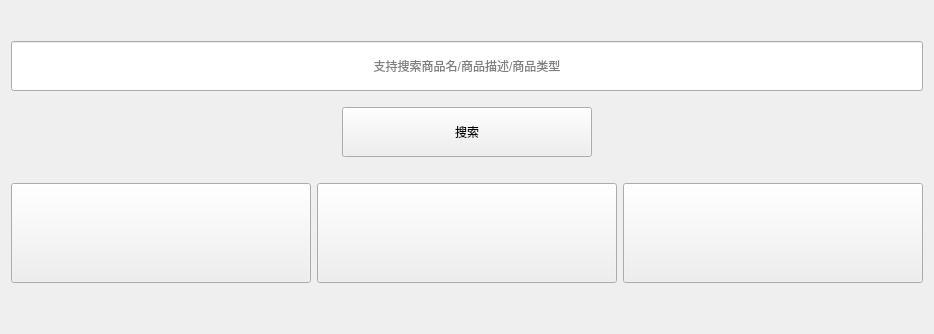
      <widget class="QWidget" name="pageHome">
       <layout class="QVBoxLayout" name="verticalLayout">
        <item>
         <widget class="QLabel" name="labelBanner">
          <property name="text">
           <string/>
          </property>
          <property name="pixmap">
           <pixmap resource="res/res.qrc">:/pics/banner-foods.png</pixmap>
          </property>
          <property name="alignment">
           <set>Qt::AlignCenter</set>
          </property>
         </widget>
        </item>
        <item>
         <layout class="QHBoxLayout" name="horizontalLayout">
          <property name="spacing">
           <number>1</number>
          </property>
          <property name="topMargin">
           <number>10</number>
          </property>
          <property name="bottomMargin">
           <number>10</number>
          </property>
          <item>
           <widget class="QLineEdit" name="lineEditHomeSearch">
            <property name="sizePolicy">
             <sizepolicy hsizetype="Expanding" vsizetype="Fixed">
              <horstretch>0</horstretch>
              <verstretch>0</verstretch>
             </sizepolicy>
            </property>
            <property name="minimumSize">
             <size>
              <width>0</width>
              <height>50</height>
             </size>
            </property>
            <property name="maxLength">
             <number>100</number>
            </property>
            <property name="alignment">
             <set>Qt::AlignCenter</set>
            </property>
            <property name="placeholderText">
             <string>支持搜索商品名/商品描述/商品类型</string>
            </property>
           </widget>
          </item>
         </layout>
        </item>
        <item>
         <layout class="QHBoxLayout" name="horizontalLayout_19">
          <property name="bottomMargin">
           <number>20</number>
          </property>
          <item>
           <spacer name="horizontalSpacer_16">
            <property name="orientation">
             <enum>Qt::Horizontal</enum>
            </property>
            <property name="sizeType">
             <enum>QSizePolicy::Maximum</enum>
            </property>
            <property name="sizeHint" stdset="0">
             <size>
              <width>200</width>
              <height>20</height>
             </size>
            </property>
           </spacer>
          </item>
          <item>
           <widget class="QPushButton" name="pushButtonHomeSearch">
            <property name="sizePolicy">
             <sizepolicy hsizetype="Minimum" vsizetype="Fixed">
              <horstretch>0</horstretch>
              <verstretch>0</verstretch>
             </sizepolicy>
            </property>
            <property name="minimumSize">
             <size>
              <width>250</width>
              <height>50</height>
             </size>
            </property>
            <property name="maximumSize">
             <size>
              <width>250</width>
              <height>16777215</height>
             </size>
            </property>
            <property name="text">
             <string>搜索</string>
            </property>
            <property name="icon">
             <iconset resource="res/res.qrc">
              <normaloff>:/icons-light/search_lense.png</normaloff>:/icons-light/search_lense.png</iconset>
            </property>
           </widget>
          </item>
          <item>
           <spacer name="horizontalSpacer_17">
            <property name="orientation">
             <enum>Qt::Horizontal</enum>
            </property>
            <property name="sizeType">
             <enum>QSizePolicy::Maximum</enum>
            </property>
            <property name="sizeHint" stdset="0">
             <size>
              <width>200</width>
              <height>20</height>
             </size>
            </property>
           </spacer>
          </item>
         </layout>
        </item>
        <item>
         <layout class="QHBoxLayout" name="horizontalLayout_7">
          <item>
           <widget class="QPushButton" name="pushButtonViewBooks">
            <property name="sizePolicy">
             <sizepolicy hsizetype="Fixed" vsizetype="Fixed">
              <horstretch>0</horstretch>
              <verstretch>0</verstretch>
             </sizepolicy>
            </property>
            <property name="minimumSize">
             <size>
              <width>300</width>
              <height>100</height>
             </size>
            </property>
            <property name="maximumSize">
             <size>
              <width>300</width>
              <height>100</height>
             </size>
            </property>
            <property name="styleSheet">
             <string notr="true">border-image: url(:/pics/home-books.png);</string>
            </property>
            <property name="text">
             <string/>
            </property>
           </widget>
          </item>
          <item>
           <widget class="QPushButton" name="pushButtonViewClothes">
            <property name="sizePolicy">
             <sizepolicy hsizetype="Fixed" vsizetype="Expanding">
              <horstretch>0</horstretch>
              <verstretch>0</verstretch>
             </sizepolicy>
            </property>
            <property name="minimumSize">
             <size>
              <width>300</width>
              <height>100</height>
             </size>
            </property>
            <property name="maximumSize">
             <size>
              <width>300</width>
              <height>100</height>
             </size>
            </property>
            <property name="styleSheet">
             <string notr="true">border-image: url(:/pics/home-clothes.png);</string>
            </property>
            <property name="text">
             <string/>
            </property>
           </widget>
          </item>
          <item>
           <widget class="QPushButton" name="pushButtonViewFoods">
            <property name="sizePolicy">
             <sizepolicy hsizetype="Fixed" vsizetype="Expanding">
              <horstretch>0</horstretch>
              <verstretch>0</verstretch>
             </sizepolicy>
            </property>
            <property name="minimumSize">
             <size>
              <width>300</width>
              <height>100</height>
             </size>
            </property>
            <property name="maximumSize">
             <size>
              <width>300</width>
              <height>100</height>
             </size>
            </property>
            <property name="styleSheet">
             <string notr="true">border-image: url(:/pics/home-foods.png);</string>
            </property>
            <property name="text">
             <string/>
            </property>
           </widget>
          </item>
         </layout>
        </item>
        <item>
         <spacer name="verticalSpacer">
          <property name="orientation">
           <enum>Qt::Vertical</enum>
          </property>
          <property name="sizeHint" stdset="0">
           <size>
            <width>20</width>
            <height>40</height>
           </size>
          </property>
         </spacer>
        </item>
       </layout>
      </widget>
